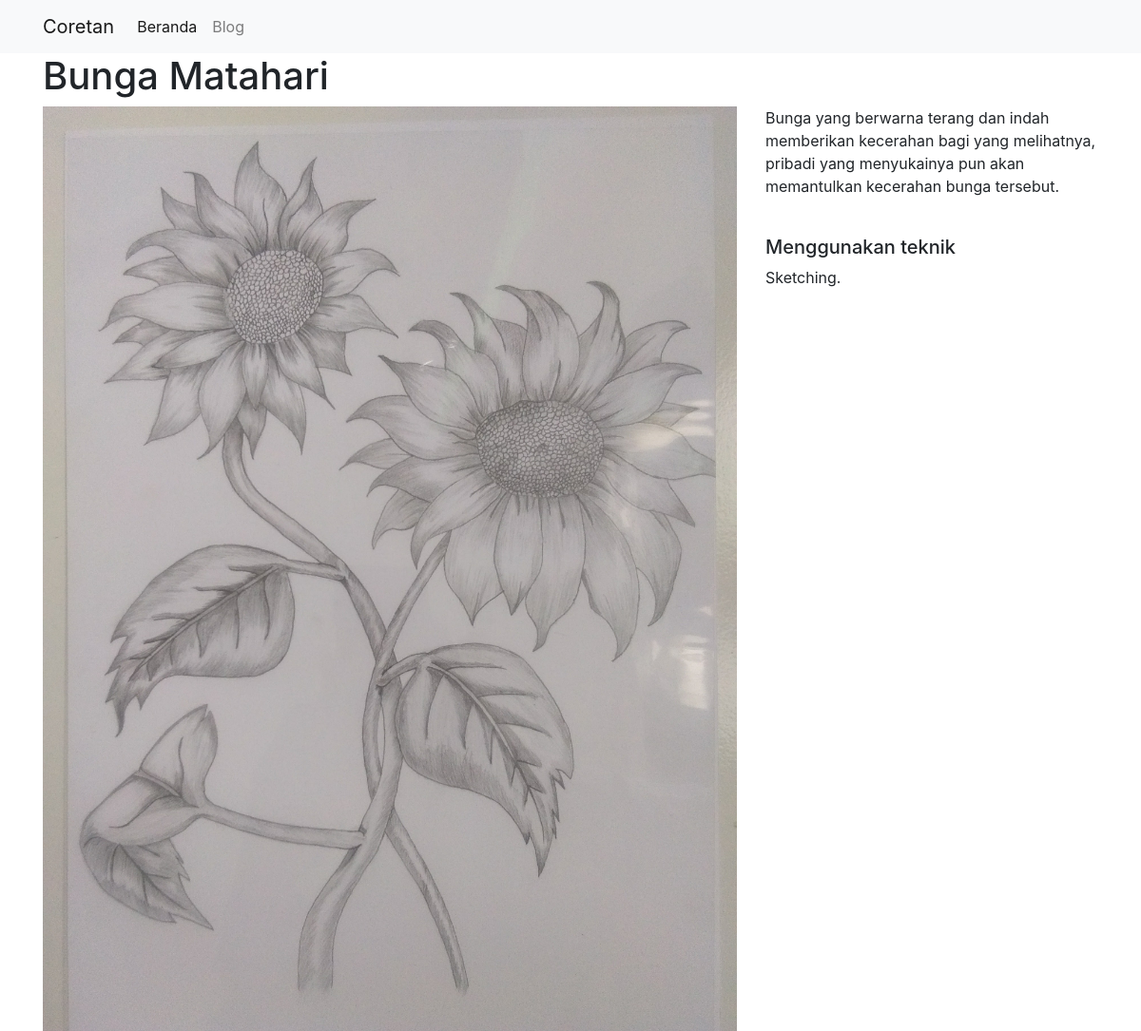
Page /blog/1/ on the committed database.
### blog/models.py (models this page shows)
class Projek(models.Model):
    judul = models.CharField(max_length=100)
    desk = models.TextField()
    teknik = models.CharField(max_length=20)
    gambar = models.FilePathField(path="/img")

### blog/views.py (the view)
# urls.py: path('<int:pk>/', views.detail, name='detail'),
def detail(request, pk):
    projek2 = Projek.objects.get(pk=pk)
    hal = {
        'projek2':projek2
        }
    return render(request, 'detail.html', hal)

### blog/templates/detail.html
{% extends "base.html" %}
{% load static %}
{% block page_content %}
<h1>{{ projek2.judul }}</h1>
<div class="row">
    <div class="col-md-8">
        <img src="{% static projek2.gambar %}" alt="" width="100%" />
    </div>
    <div class="col-md-4">
        <p>{{ projek2.desk }}</p>
        <br />
        <h5> Menggunakan teknik</h5>
        <p>{{ projek2.teknik }}</p>
    </div>
</div>
{% endblock %}

### rows in the picture
Projek: judul "Bunga Matahari", gambar (picture), desk "Bunga yang berwarna terang dan indah memberikan kecerahan bagi yang melihatnya, pribadi yang menyukainya pun akan memantulkan kecerahan bunga tersebut.", teknik "Sketching."
